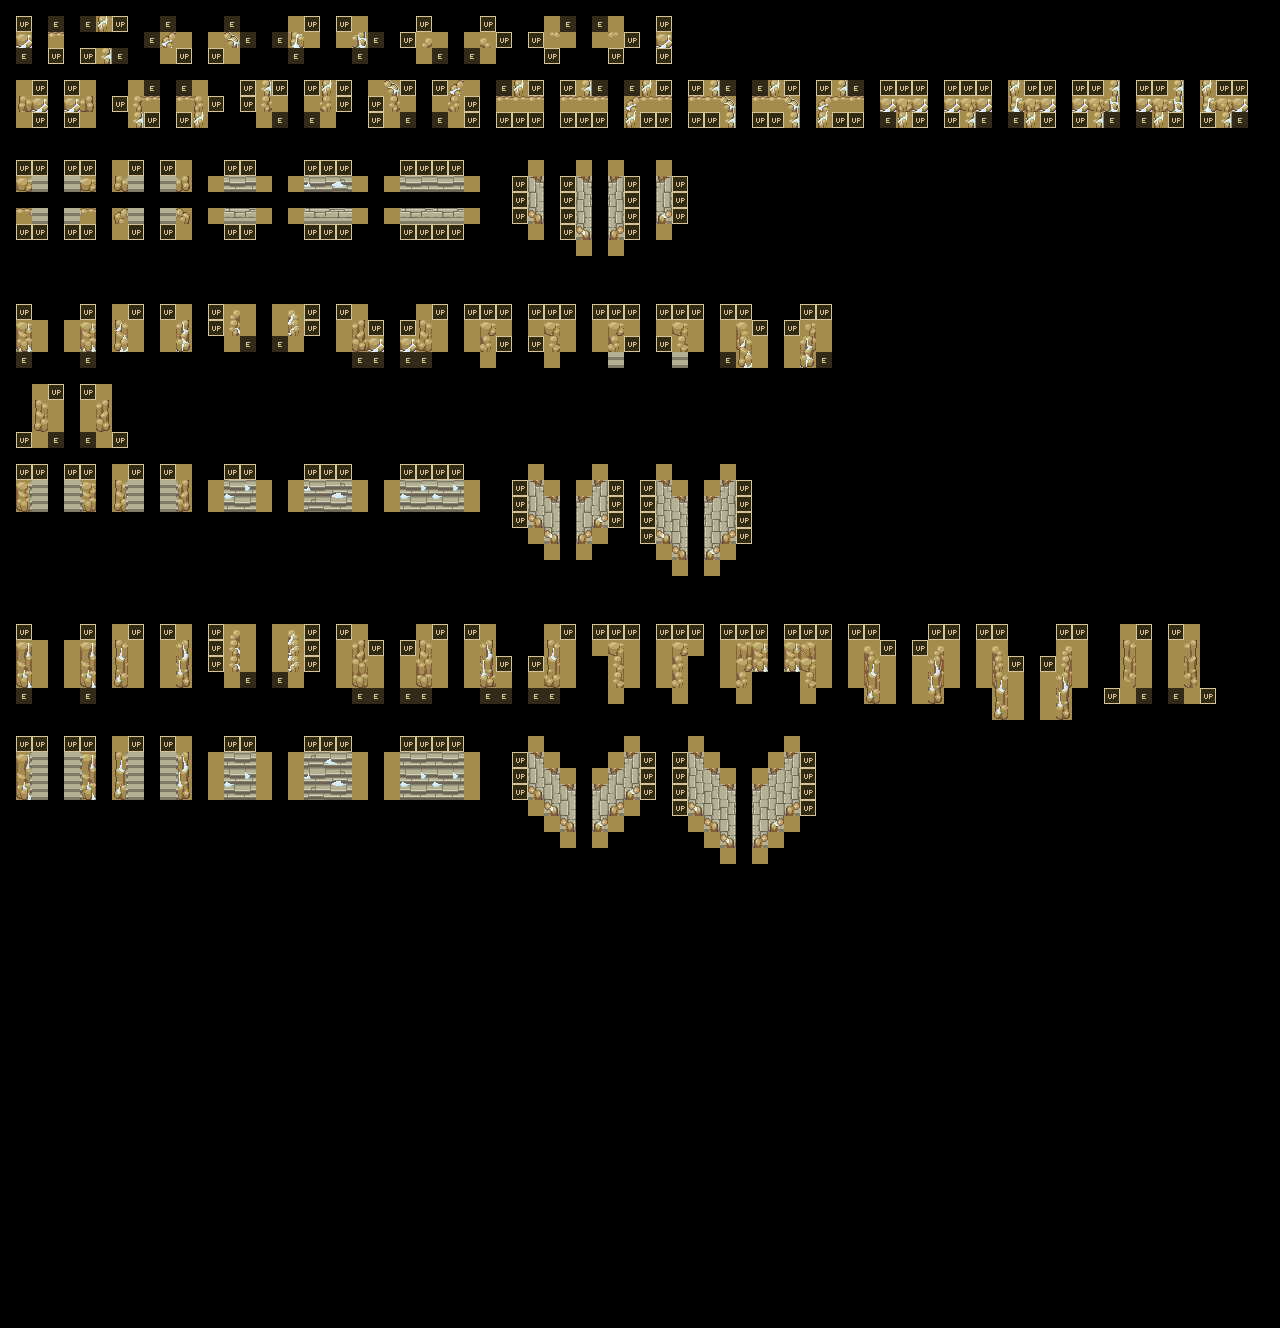

The image is a tile-based game level rendered from a .tmx file. Its description and source (layers, tilesets, objects; grid data summarised) follow:
An orthogonal 80x83 tile map with 16x16 px tiles, 3 tile layers (Regions, input_RockSlopes_2_Brown_Snow, output_RockSlopes_2_Brown_Snow_Auto).

<map version="1.10" tiledversion="1.10.1" orientation="orthogonal" renderorder="right-down" width="80" height="83" tilewidth="16" tileheight="16" infinite="0" nextlayerid="4" nextobjectid="1">
 <properties>
  <property name="MatchInOrder" type="bool" value="false" />
  <property name="NoOverlappingOutput" type="bool" value="true" />
 </properties>
 <tileset firstgid="1" source="../../Tilesets/Tileset_RockSlope_2_Brown_Snow.tsx" />
 <layer id="1" name="Regions" width="80" height="83" opacity="0.3">
  <data>[6640 cells, 1000 non-empty, 1 distinct tile ids]</data>
 </layer>
 <layer id="2" name="input_RockSlopes_2_Brown_Snow" width="80" height="83">
  <data>[6640 cells, 998 non-empty, 4 distinct tile ids]</data>
 </layer>
 <layer id="3" name="output_RockSlopes_2_Brown_Snow_Auto" width="80" height="83">
  <data>[6640 cells, 378 non-empty, 269 distinct tile ids]</data>
 </layer>
</map>
